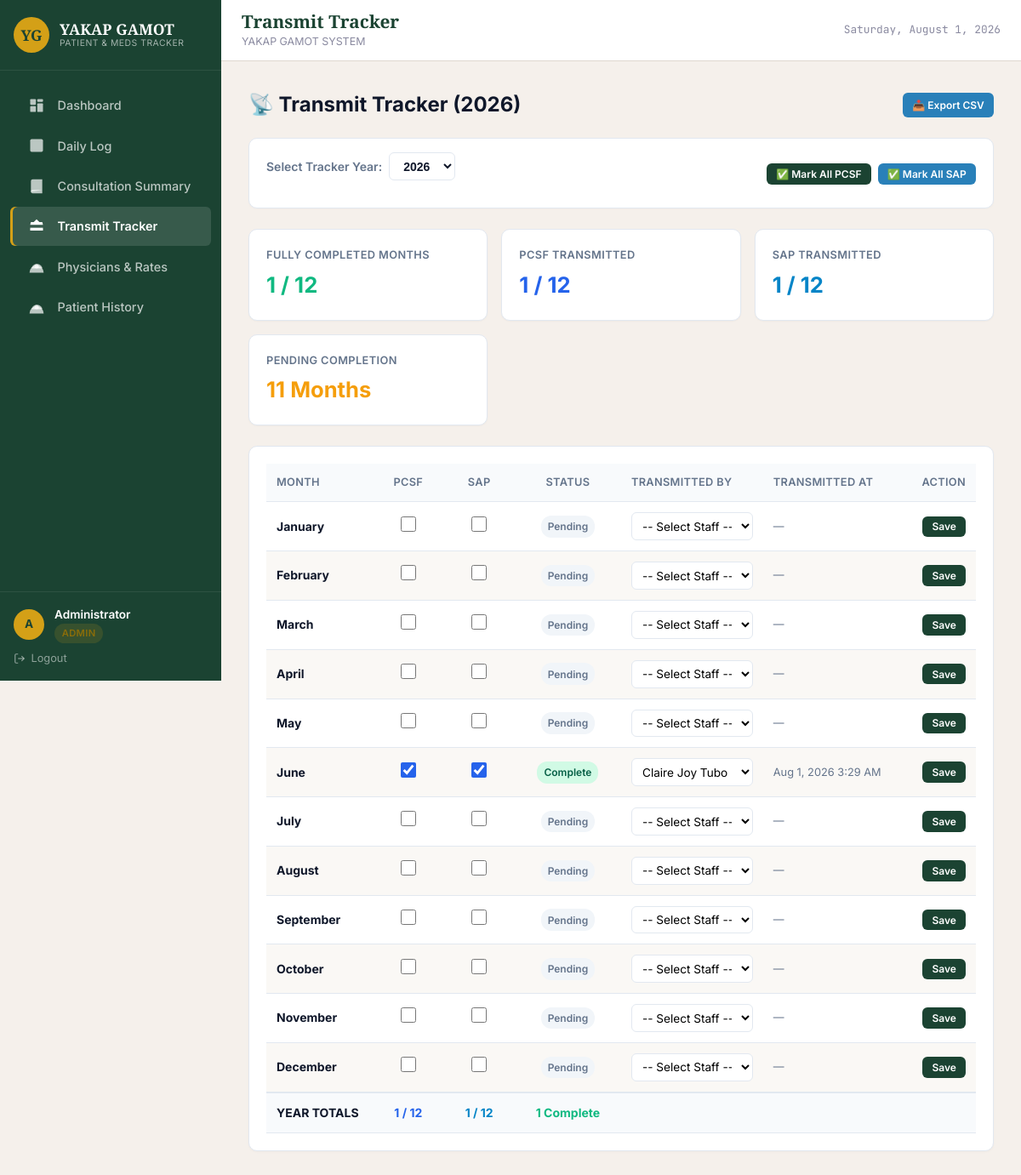
/transmit.php (signed in), run on the app's committed database.
### tables this page shows
CREATE TABLE IF NOT EXISTS `transmit_log` (
    `transmit_id` INT AUTO_INCREMENT PRIMARY KEY,
    `transmit_year` INT NOT NULL,
    `transmit_month` TINYINT(1) NOT NULL,
    `pcsf` TINYINT(1) NOT NULL DEFAULT 0,
    `sap` TINYINT(1) NOT NULL DEFAULT 0,
    `transmitted_by` VARCHAR(255) DEFAULT NULL,
    `transmitted_at` TIMESTAMP NULL DEFAULT NULL,
    UNIQUE KEY `unique_year_month` (`transmit_year`, `transmit_month`)
);

CREATE TABLE IF NOT EXISTS `staff` (
    `staff_id` INT AUTO_INCREMENT PRIMARY KEY,
    `staff_name` VARCHAR(255) NOT NULL,
    `is_active` TINYINT(1) NOT NULL DEFAULT 1
);

### config.php (called while the page is built, shortened)
<?php
function h($str) {
    return htmlspecialchars($str, ENT_QUOTES, 'UTF-8');
}

### transmit.php (the view, shortened to what this page needs)
<?php
require_once 'config.php';
$current_year  = (int)date('Y');
$selected_year = isset($_GET['year']) ? (int)$_GET['year'] : $current_year;
$min_year      = $current_year - 2;
$max_year      = $current_year + 2;
$logs_stmt = $conn->prepare("SELECT * FROM transmit_log WHERE transmit_year = ? ORDER BY transmit_month ASC");
$logs_stmt->bind_param("i", $selected_year);
$logs_stmt->execute();
$logs_result = $logs_stmt->get_result();
$logs_by_month    = [];
$total_pcsf       = 0;
$total_sap        = 0;
$total_transmitted = 0;
while ($log = $logs_result->fetch_assoc()) {
    $m = (int)$log['transmit_month'];
    $logs_by_month[$m] = $log;
    if ((int)$log['pcsf']) $total_pcsf++;
    if ((int)$log['sap'])  $total_sap++;
    if ((int)$log['pcsf'] && (int)$log['sap']) $total_transmitted++;
}
$staff_result = $conn->query("SELECT staff_name FROM staff WHERE is_active = 1 ORDER BY staff_name");
$staff_members = $staff_result ? $staff_result->fetch_all(MYSQLI_ASSOC) : [];
$month_names = [
    1=>'January', 2=>'February', 3=>'March', 4=>'April',
    5=>'May', 6=>'June', 7=>'July', 8=>'August',
    9=>'September', 10=>'October', 11=>'November', 12=>'December'
];
include 'includes/header.php';
?>
<div class="dashboard-container">
    <header class="header-bar">
        <h2>📡 Transmit Tracker (<?= $selected_year ?>)</h2>
        <div class="header-actions">
            <a href="?year=<?= $selected_year ?>&export=csv" class="btn btn-blue btn-sm">📥 Export CSV</a>
        </div>
    </header>
    <section class="control-card">
        <form class="year-selector" method="get" action="transmit.php">
            <label for="year">Select Tracker Year:</label>
            <select name="year" id="year" onchange="this.form.submit()">
                <?php for ($y = $min_year; $y <= $max_year; $y++): ?>
                    <option value="<?= $y ?>" <?= $y === $selected_year ? 'selected' : '' ?>><?= $y ?></option>
                <?php endfor; ?>
            </select>
        </form>
        <div class="batch-actions">
            <form method="post" action="transmit.php" onsubmit="return confirm('Mark ALL months as PCSF transmitted for <?= $selected_year ?>?');">
                <button type="submit" class="btn btn-primary btn-sm">✅ Mark All PCSF</button>
            </form>
            <form method="post" action="transmit.php" onsubmit="return confirm('Mark ALL months as SAP transmitted for <?= $selected_year ?>?');">
                <button type="submit" class="btn btn-blue btn-sm">✅ Mark All SAP</button>
            </form>
        </div>
    </section>
    <section class="kpi-grid">
        <div class="kpi-card">
            <div class="kpi-title">Fully Completed Months</div>
            <div class="kpi-value" style="color: var(--success);"><?= $total_transmitted ?> / 12</div>
        </div>
        <div class="kpi-card">
            <div class="kpi-title">PCSF Transmitted</div>
            <div class="kpi-value" style="color: var(--primary);"><?= $total_pcsf ?> / 12</div>
        </div>
        <div class="kpi-card">
            <div class="kpi-title">SAP Transmitted</div>
            <div class="kpi-value" style="color: #0284c7;"><?= $total_sap ?> / 12</div>
        </div>
        <div class="kpi-card">
            <div class="kpi-title">Pending Completion</div>
            <div class="kpi-value" style="color: var(--warning);"><?= 12 - $total_transmitted ?> Months</div>
        </div>
    </section>
    <section class="card-panel">
        <div style="overflow-x: auto;">
            <table class="modern-table">
                <thead>
                    <tr>
                        <th style="width: 15%;">Month</th>
                        <th style="width: 10%; text-align: center;">PCSF</th>
                        <th style="width: 10%; text-align: center;">SAP</th>
                        <th style="width: 15%; text-align: center;">Status</th>
                        <th style="width: 20%;">Transmitted By</th>
                        <th style="width: 20%;">Transmitted At</th>
                        <th style="width: 10%; text-align: right;">Action</th>
                    </tr>
                </thead>
                <tbody>
                    <?php for ($m = 1; $m <= 12; $m++):
                        $log_data           = $logs_by_month[$m] ?? null;
                        $pcsf_checked       = ($log_data && (int)$log_data['pcsf'] === 1);
                        $sap_checked        = ($log_data && (int)$log_data['sap'] === 1);
                        $transmitted_by_val = $log_data['transmitted_by'] ?? '';
                        $transmitted_at_val = $log_data['transmitted_at'] ?? '';
                        if ($pcsf_checked && $sap_checked) {
                            $status_class = 'complete';
                            $status_label = 'Complete';
                        } elseif ($pcsf_checked || $sap_checked) {
                            $status_class = 'partial';
                            $status_label = 'Partial';
                        } else {
                            $status_class = 'pending';
                            $status_label = 'Pending';
                        }
                    ?>
                        <tr>
                            <form method="post" action="transmit.php">
                                <td><strong><?= $month_names[$m] ?></strong></td>
                                <td style="text-align: center;">
                                    <input type="checkbox" name="pcsf" value="1" class="checkbox-custom" <?= $pcsf_checked ? 'checked' : '' ?>>
                                </td>
                                <td style="text-align: center;">
                                    <input type="checkbox" name="sap" value="1" class="checkbox-custom" <?= $sap_checked ? 'checked' : '' ?>>
                                </td>
                                <td style="text-align: center;">
                                    <span class="status-pill <?= $status_class ?>"><?= $status_label ?></span>
                                </td>
                                <td>
                                    <select name="transmitted_by" class="modern-select">
                                        <option value="">-- Select Staff --</option>
                                        <?php foreach ($staff_members as $s): ?>
                                            <option value="<?= h($s['staff_name']) ?>" <?= ($transmitted_by_val === $s['staff_name']) ? 'selected' : '' ?>>
                                                <?= h($s['staff_name']) ?>
                                            </option>
                                        <?php endforeach; ?>
                                    </select>
                                </td>
                                <td style="color: var(--text-secondary); font-size: 0.8rem;">
                                    <?= $transmitted_at_val ? h(date('M j, Y g:i A', strtotime($transmitted_at_val))) : '—' ?>
                                </td>
                                <td style="text-align: right;">
                                    <button type="submit" class="btn btn-primary btn-sm btn-save">Save</button>
                                </td>
                            </form>
                        </tr>
                    <?php endfor; ?>
                </tbody>
                <tfoot>
                    <tr>
                        <td>YEAR TOTALS</td>
                        <td style="text-align: center; color: var(--primary);"><?= $total_pcsf ?> / 12</td>
                        <td style="text-align: center; color: #0284c7;"><?= $total_sap ?> / 12</td>
                        <td style="text-align: center; color: var(--success);"><?= $total_transmitted ?> Complete</td>
                        <td colspan="3"></td>
                    </tr>
                </tfoot>
            </table>
        </div>
    </section>
</div>
<?php include 'includes/footer.php'; ?>

### css/style.css (style rules this page uses)
:root { --brand-primary: #1B4332; --brand-primary-light: #2D6A4F; --brand-accent: #D4A017; --brand-accent-light: #E8C547; --bg-app: #F5F0EB; --bg-card: #FFFFFF; --text-primary: #1A1A2E; --text-secondary: #5A5A7A; --text-muted: #8A8AA0; --success: #2D6A4F; --warning: #D4A017; --danger: #C1292E; --border: #E0D8D0; --sidebar-width: 260px; --sidebar-collapsed: 72px; --font-heading: 'Playfair Display', Georgia, 'Times New Roman', serif; --font-body: 'Inter', -apple-system, BlinkMacSystemFont, 'Segoe UI', sans-serif; --font-mono: 'JetBrains Mono', 'Fira Code', 'Cascadia Code', monospace; --radius-sm: 6px; --radius-md: 10px; --radius-lg: 14px; --shadow-sm: 0 1px 3px rgba(0,0,0,0.06); --shadow-md: 0 4px 12px rgba(0,0,0,0.08); --shadow-lg: 0 8px 24px rgba(0,0,0,0.12); }
*, *::before, *::after { box-sizing: border-box; margin: 0; padding: 0; }
html { scroll-behavior: smooth; }
body { font-family: var(--font-body); background: var(--bg-app); color: var(--text-primary); line-height: 1.6; min-height: 100vh; display: flex; }
a { text-decoration: none; color: inherit; }
table { width: 100%; border-collapse: collapse; font-size: 0.85rem; }
table thead th { background: var(--brand-primary); color: #fff; padding: 0.65rem 0.6rem; text-align: left; font-weight: 600; font-size: 0.8rem; text-transform: uppercase; letter-spacing: 0.3px; white-space: nowrap; position: sticky; top: 0; }
table tbody tr { border-bottom: 1px solid var(--border); transition: background 0.15s; }
table tbody tr:nth-child(even) { background: #FAF8F5; }
table td { padding: 0.55rem 0.6rem; vertical-align: middle; }
table input[type="text"], table input[type="number"], table select { width: 100%; padding: 0.4rem 0.5rem; border: 1px solid var(--border); border-radius: var(--radius-sm); font-size: 0.85rem; font-family: var(--font-body); transition: border-color 0.2s, box-shadow 0.2s; background: #fff; }
.btn { display: inline-flex; align-items: center; justify-content: center; gap: 0.35rem; padding: 0.45rem 1rem; border: none; border-radius: var(--radius-sm); cursor: pointer; font-family: var(--font-body); font-size: 0.82rem; font-weight: 600; transition: all 0.2s; white-space: nowrap; }
.btn-primary { background: var(--brand-primary); color: #fff; }
.btn-blue { background: #2980b9; color: #fff; }
.btn-sm { padding: 0.3rem 0.7rem; font-size: 0.75rem; }
.status-pill { display: inline-flex; align-items: center; gap: 0.35rem; padding: 0.25rem 0.75rem; border-radius: 20px; font-size: 0.75rem; font-weight: 600; }
.status-pill.pending { background: rgba(212,160,23,0.12); color: var(--warning); }
.year-selector { display: flex; gap: 0.75rem; align-items: center; margin-bottom: 1rem; flex-wrap: wrap; }
.year-selector select { padding: 0.4rem 0.5rem; border: 1px solid var(--border); border-radius: var(--radius-sm); font-size: 0.9rem; }

### data on the page
transmit_log: m "June", pcsf "☑", sap "☑", status_label "Complete", transmitted_by "Claire Joy Tubo", transmitted_at "Aug 1, 2026 3:29 AM"

### other printed values
user_initial($auth_user) "A"
$auth_user "Administrator"
$auth_role "ADMIN"
$page_title_text "Transmit Tracker"
$selected_year "2026"
$total_transmitted "1"
$total_pcsf "1"
$total_sap "1"
12 - $total_transmitted "11"
$month_names[$m] "January"
$status_label "Pending"
$month_names[$m] "February"
$month_names[$m] "March"
$month_names[$m] "April"
$month_names[$m] "May"
